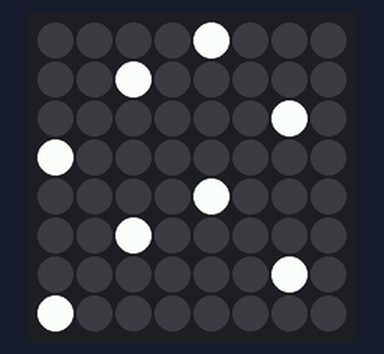
A program run on a simulated Raspberry Pi (BCM pin numbers) with a Sense HAT. On the bench: the Sense HAT's 8×8 RGB LED matrix. The interpreter's speed is modelled, so counts of loop turns are approximate.

Above: at 0.14 s.
At 1.9 s:
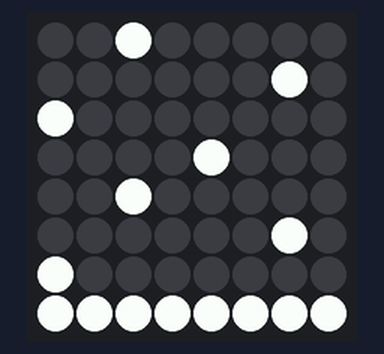
At 4.15 s:
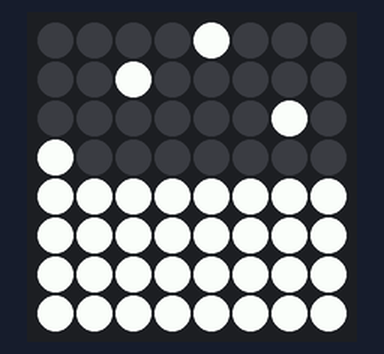
At 6.16 s:
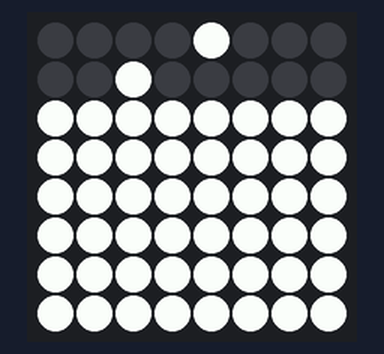
At 7.16 s:
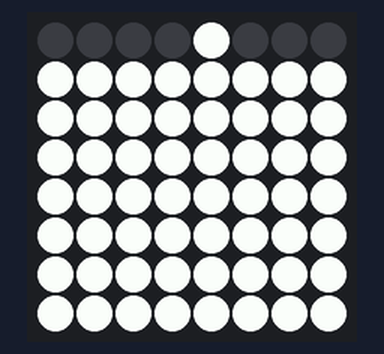
At 8.1 s:
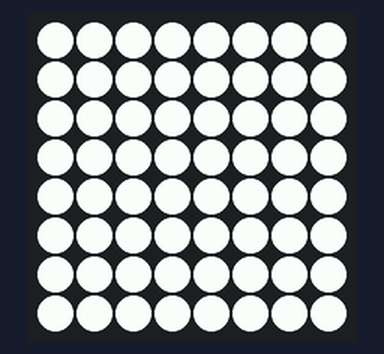

The program:

AnimatedSnowSenseHAT.py
```python
from sense_emu import SenseHat
from time import sleep
sense = SenseHat()
sense.set_rotation(90)

k=0,0,0
w=255,255,255

def setGrid(x,y):
	a,b,c,d=k,k,k,k
	if x==1:
		a=w
	elif x==2:
		b=w
	elif x==3:
		c=w
	else:
		d=w
	t=0.25
	grid = [a,k,c,k,d,k,b,k,
		b,k,d,k,a,k,c,k,
		c,k,a,k,b,k,d,k,
		d,k,b,k,c,k,a,k,
		a,k,c,k,d,k,b,k,
		b,k,d,k,a,k,c,k,
		c,k,a,k,b,k,d,k,
		d,k,b,k,c,k,a,k]
	s=8*y
	for e in range(64-s,64):
		grid[e]=w
	sense.set_pixels(grid)
	sleep(t)
d=0
while True:
	for x in range(4):
		setGrid(x,d)
	d+=1
	if d>8:
		d=0
```

Measured:
- by itself, everything shown: repeats every 9.0 s, in 33 steps
- what the display in image 5 shows lasts 1.0 s, from 8.0 s to 9.0 s
